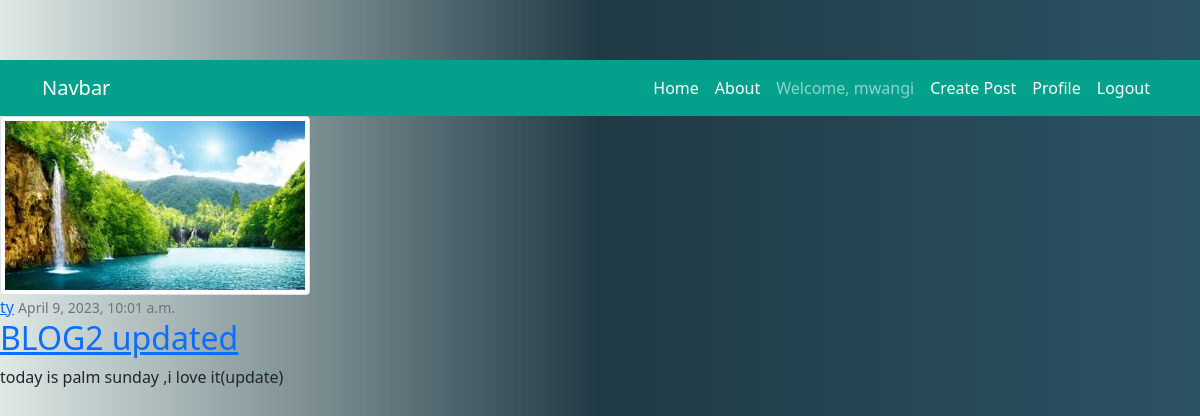
/post/2/ (signed in), run on the app's committed database.
### blog1/models.py (models this page shows, shortened)
class Post(models.Model):
    title = models.CharField(max_length=200)
    content = models.TextField()
    date_posted = models.DateTimeField(default=timezone.now)
    author = models.ForeignKey(User, on_delete=models.CASCADE)

### user/models.py (models this page shows, shortened)
class Profile(models.Model):
    user = models.OneToOneField(User, on_delete=models.CASCADE)
    image = models.ImageField(default='default.jpg', upload_to='profile_pics')

### blog1/views.py (the view)
class PostDetailView(LoginRequiredMixin, DetailView):
    model = Post
    template_name = 'blog1/detail.html'

### templates/blog1/detail.html (shortened to what this page needs)
{% extends 'blog1/main.html'%}
{% block content %}
    <article class="media content-section">
        <img src="{{object.author.profile.image.url}}" alt="" class="img-thumbnail">
        <div class="media-body">
            <div class="article-metadata">
                <a href="#" class="mr-2">{{object.author}}</a>
                <small class="text-muted">{{object.date_posted}}</small>
            </div>
            <h2><a href="#" class="article-title">{{object.title}}</a></h2>
            <p class="article-content">{{object.content}}</p>
        </div>
        <br>
    </article>
{% endblock content %}

### templates/blog1/main.html (shortened to what this page needs)
{% load static %}
<!doctype html>
<html lang="en">
  <head>
    <link rel="stylesheet" href="{% static 'main.css' %}">
    <link rel="stylesheet" href="https://cdnjs.cloudflare.com/ajax/libs/font-awesome/6.4.0/css/all.min.css" />
    <link rel="stylesheet" href="https://cdnjs.cloudflare.com/ajax/libs/font-awesome/6.4.0/css/all.min.css" />
    <link href="https://cdn.jsdelivr.net/npm/bootstrap@5.0.2/dist/css/bootstrap.min.css" rel="stylesheet">
  </head>
  <body>
    <nav class="navbar navbar-expand-md navbar-dark" style="background-color: rgb(3, 161, 140);">
        <div class="container">
            <a href="#" class="navbar-brand mb-0 h1">Navbar
            </a>
            <div class="collapse navbar-collapse" id="navbarNav">
                <ul class="navbar-nav ms-auto">
                {% if user.is_authenticated %}
                <li class="nav-item active">
                    <a class="nav-link active" aria-current="page" href="{% url 'blog-home'%}">Home</a>
                </li>
                <li class="nav-item active">
                    <a class="nav-link active" href="#">About</a>
                </li>
                <li class="nav-item">
                  <a class="nav-link" href="#">Welcome, {{user.username}}</a>
                </li>
                <li class="nav-item active">
                  <a class="nav-link active" href="{% url 'blog-new-post' %}">Create Post</a>
                </li>
                <li class="nav-item active">
                  <a class="nav-link active" href="{% url 'user-profile' %}">Profile</a>
                </li>
                <li class="nav-item active">
                  <a class="nav-link active" href="{% url 'user-logout' %}">Logout</a>
                </li>
                {% endif %}
                </ul>
            </div>
        </div>
    </nav>
    <div class="col-md-8">
      {% block content %}{% endblock %}
    </div>
  </body>
</html>

### blog1/static/main.css (style rules this page uses)
body { background: linear-gradient(to right, #d2e0dbb6, #203a45, #2c5364); font-family: 'poppins', sans-serif; padding-top: 60px; }

### data on the page
Post: author.profile.image (placeholder picture), author "ty", date_posted "April 9, 2023, 10:01 a.m.", title "BLOG2 updated", content "today is palm sunday ,i love it(update)"

### other printed values
{{ user.username }} "mwangi"
